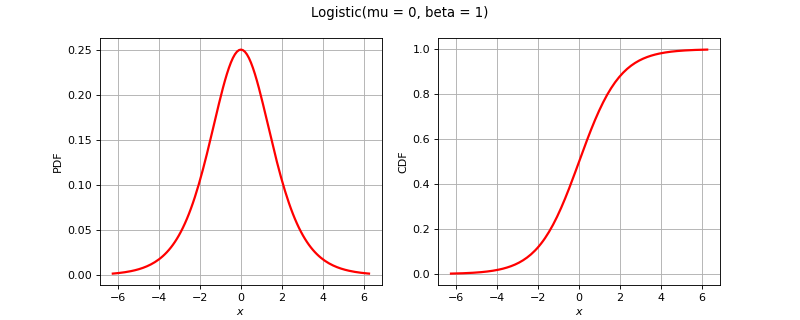

The Python source for this figure:
import openturns as ot
from matplotlib import pyplot as plt
from openturns.viewer import View
if ot.Logistic().__class__.__name__ == 'Bernoulli':
    distribution = ot.Bernoulli(0.7)
elif ot.Logistic().__class__.__name__ == 'Binomial':
    distribution = ot.Binomial(5, 0.2)
elif ot.Logistic().__class__.__name__ == 'Hypergeometric':
    distribution = ot.Hypergeometric(10, 4, 7)
elif ot.Logistic().__class__.__name__ == 'CumulativeDistributionNetwork':
    coll = [ot.Normal(2),ot.Dirichlet([0.5, 1.0, 1.5])]
    distribution = ot.CumulativeDistributionNetwork(coll, ot.BipartiteGraph([[0,1], [0,1]]))
elif ot.Logistic().__class__.__name__ == 'Histogram':
    distribution = ot.Histogram([-1.0, 0.5, 1.0, 2.0], [0.45, 0.4, 0.15])
elif ot.Logistic().__class__.__name__ == 'KernelMixture':
    kernel = ot.Uniform()
    sample = ot.Normal().getSample(5)
    bandwith = [1.0]
    distribution = ot.KernelMixture(kernel, bandwith, sample)
elif ot.Logistic().__class__.__name__ == 'MaximumDistribution':
    coll = [ot.Uniform(2.5, 3.5), ot.LogUniform(1.0, 1.2), ot.Triangular(2.0, 3.0, 4.0)]
    distribution = ot.MaximumDistribution(coll)
elif ot.Logistic().__class__.__name__ == 'Multinomial':
    distribution = ot.Multinomial(5, [0.2])
elif ot.Logistic().__class__.__name__ == 'RandomMixture':
    coll = [ot.Triangular(0.0, 1.0, 5.0), ot.Uniform(-2.0, 2.0)]
    weights = [0.8, 0.2]
    cst = 3.0
    distribution = ot.RandomMixture(coll, weights, cst)
elif ot.Logistic().__class__.__name__ == 'TruncatedDistribution':
    distribution = ot.TruncatedDistribution(ot.Normal(2.0, 1.5), 1.0, 4.0)
elif ot.Logistic().__class__.__name__ == 'UserDefined':
    distribution = ot.UserDefined([[0.0], [1.0], [2.0]], [0.2, 0.7, 0.1])
elif ot.Logistic().__class__.__name__ == 'ZipfMandelbrot':
    distribution = ot.ZipfMandelbrot(10, 2.5, 0.3)
else:
    distribution = ot.Logistic()
dimension = distribution.getDimension()
title = str(distribution)[:100].split('\n')[0]
if dimension == 1:
    distribution.setDescription(['$x$'])
    pdf_graph = distribution.drawPDF()
    cdf_graph = distribution.drawCDF()
    fig = plt.figure(figsize=(10, 4))
    pdf_axis = fig.add_subplot(121)
    cdf_axis = fig.add_subplot(122)
    View(pdf_graph, figure=fig, axes=[pdf_axis], add_legend=False)
    View(cdf_graph, figure=fig, axes=[cdf_axis], add_legend=False)
    fig.suptitle(title)
elif dimension == 2:
    distribution.setDescription(['$x_1$', '$x_2$'])
    pdf_graph = distribution.drawPDF()
    pdf_graph.setTitle(title)
    fig = plt.figure(figsize=(10, 5))
    pdf_axis = fig.add_subplot(111)
    View(pdf_graph, figure=fig, axes=[pdf_axis], add_legend=False, square_axes=False)
